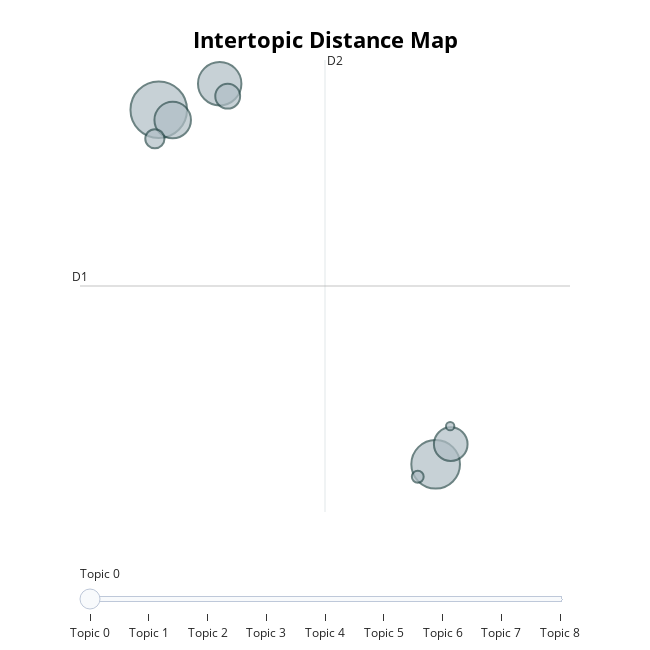

Source (notebook cell):
### Code cell
#Create a 2D representation of topics. 
guided_topic_model.visualize_topics()

### Figure 1 — Plotly figure (JSON) as saved in the notebook; plotly's stock layout.template omitted (floating-point values rounded to 4 significant figures)
{"data": [{"customdata": [[0, "energie | nachhaltig | bevölkerung | investition | erneuerbar", 504], [1, "flüchtling | syrisch | gemeinde | bevölkerung | sozial", 373], [2, "fond | unternehmen | bank | unterstützen | fonds", 297], [3, "nachhaltig | ländlich | ressource | natürlich | biodiversität", 210], [4, "gesundheit | reproduktiv | medizinisch | krankenhaus | bevölkerung", 178], [5, "ausbildung | beruflich | pee | bildung | berufsschule", 97], [6, "kolumbianisch | mexikanisch | regierung | kolumbien | mexiko", 58], [7, "gemeinde | jugendlich | idp | convivir | guatemala", 22], [8, "polio | nigeria | who | eradication | ausrottung", 11]], "hovertemplate": "<b>Topic %{customdata[0]}</b><br>%{customdata[1]}<br>Size: %{customdata[2]}", "legendgroup": "", "marker": {"color": "#B0BEC5", "line": {"color": "DarkSlateGrey", "width": 2}, "size": [504, 373, 297, 210, 178, 97, 58, 22, 11], "sizemode": "area", "sizeref": 0.315, "symbol": "circle"}, "mode": "markers", "name": "", "orientation": "v", "showlegend": false, "type": "scatter", "x": [11.3, 17.53, 12.67, 11.62, 17.87, 12.85, 11.22, 17.13, 17.85], "xaxis": "x", "y": [4.065, -6.844, 4.866, 3.748, -6.224, 4.482, 3.172, -7.228, -5.671], "yaxis": "y"}], "layout": {"annotations": [{"showarrow": false, "text": "D1", "x": 9.535, "y": -1.359, "yshift": 10}, {"showarrow": false, "text": "D2", "x": 15.04, "xshift": 10, "y": 5.595}], "height": 650, "hoverlabel": {"bgcolor": "white", "font": {"family": "Rockwell", "size": 16}}, "legend": {"itemsizing": "constant", "tracegroupgap": 0}, "margin": {"t": 60}, "shapes": [{"line": {"color": "#CFD8DC", "width": 2}, "type": "line", "x0": 15.04, "x1": 15.04, "y0": -8.312, "y1": 5.595}, {"line": {"color": "#9E9E9E", "width": 2}, "type": "line", "x0": 9.535, "x1": 20.55, "y0": -1.359, "y1": -1.359}], "sliders": [{"active": 0, "pad": {"t": 50}, "steps": [{"args": [{"marker.color": [["red", "#B0BEC5", "#B0BEC5", "#B0BEC5", "#B0BEC5", "#B0BEC5", "#B0BEC5", "#B0BEC5", "#B0BEC5"]]}], "label": "Topic 0", "method": "update"}, {"args": [{"marker.color": [["#B0BEC5", "red", "#B0BEC5", "#B0BEC5", "#B0BEC5", "#B0BEC5", "#B0BEC5", "#B0BEC5", "#B0BEC5"]]}], "label": "Topic 1", "method": "update"}, {"args": [{"marker.color": [["#B0BEC5", "#B0BEC5", "red", "#B0BEC5", "#B0BEC5", "#B0BEC5", "#B0BEC5", "#B0BEC5", "#B0BEC5"]]}], "label": "Topic 2", "method": "update"}, {"args": [{"marker.color": [["#B0BEC5", "#B0BEC5", "#B0BEC5", "red", "#B0BEC5", "#B0BEC5", "#B0BEC5", "#B0BEC5", "#B0BEC5"]]}], "label": "Topic 3", "method": "update"}, {"args": [{"marker.color": [["#B0BEC5", "#B0BEC5", "#B0BEC5", "#B0BEC5", "red", "#B0BEC5", "#B0BEC5", "#B0BEC5", "#B0BEC5"]]}], "label": "Topic 4", "method": "update"}, {"args": [{"marker.color": [["#B0BEC5", "#B0BEC5", "#B0BEC5", "#B0BEC5", "#B0BEC5", "red", "#B0BEC5", "#B0BEC5", "#B0BEC5"]]}], "label": "Topic 5", "method": "update"}, {"args": [{"marker.color": [["#B0BEC5", "#B0BEC5", "#B0BEC5", "#B0BEC5", "#B0BEC5", "#B0BEC5", "red", "#B0BEC5", "#B0BEC5"]]}], "label": "Topic 6", "method": "update"}, {"args": [{"marker.color": [["#B0BEC5", "#B0BEC5", "#B0BEC5", "#B0BEC5", "#B0BEC5", "#B0BEC5", "#B0BEC5", "red", "#B0BEC5"]]}], "label": "Topic 7", "method": "update"}, {"args": [{"marker.color": [["#B0BEC5", "#B0BEC5", "#B0BEC5", "#B0BEC5", "#B0BEC5", "#B0BEC5", "#B0BEC5", "#B0BEC5", "red"]]}], "label": "Topic 8", "method": "update"}]}], "title": {"font": {"color": "Black", "size": 22}, "text": "<b>Intertopic Distance Map</b>", "x": 0.5, "xanchor": "center", "y": 0.95, "yanchor": "top"}, "width": 650, "xaxis": {"anchor": "y", "domain": [0, 1], "range": [9.535, 20.55], "title": {"text": ""}, "visible": false}, "yaxis": {"anchor": "x", "domain": [0, 1], "range": [-8.312, 5.595], "title": {"text": ""}, "visible": false}}}
